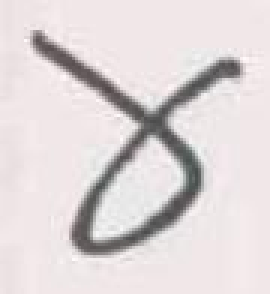
#> input picture introml_ex5/introml_ex5/images/test/CLASS_0/kaktovik-034_rot_2.jpg, 90 x 98 px (shown 3 times larger); its folder holds 2 pictures in this run
$ python main.py
#> lines starting #> are read from the running program, lines starting #| are printed output that depends on the picture
### introml_ex5/introml_ex5/knn.py
import numpy as np
from visualization import plot_knn_neighbors

class KNNClassifier:
    def __init__(self, n_neighbors=3, metric="euclidean", plot_neighbors=False, image_shape=None):
        # Number of nearest neighbors to use for prediction
        self.n_neighbors = n_neighbors
        # Distance metric: 'euclidean' or 'cosine'
        self.metric = metric
        self.plot_neighbors = plot_neighbors  # Flag to control neighbor visualization
        self.image_shape = image_shape  # Store image shape for reshaping

    def fit(self, X, y):
        # Store the training data and labels as numpy arrays
        self.X_train = np.array(X)
        self.y_train = np.array(y)

    def predict(self, X):
        # Convert input data to numpy array
        X = np.array(X)
        predictions = []

        # Iterate over each test sample to predict its label
        for i, x in enumerate(X):
            if self.metric == "euclidean":
                # Compute Euclidean distances from x to all training samples
                distances = np.sqrt(np.sum((self.X_train - x) ** 2, axis=1))

            elif self.metric == "cosine":
                # Compute cosine similarity and convert to distance
                # Calculate dot products
                dot_products = np.dot(self.X_train, x)

                # Calculate norms
                train_norms = np.sqrt(np.sum(self.X_train ** 2, axis=1))
                test_norm = np.sqrt(np.sum(x ** 2))

                # Avoid division by zero
                train_norms = np.where(train_norms == 0, 1e-8, train_norms)
                test_norm = 1e-8 if test_norm == 0 else test_norm

                # Calculate cosine similarities
                cosine_similarities = dot_products / (train_norms * test_norm)

                # Convert to distances (1 - similarity)
                distances = 1 - cosine_similarities

            else:
                raise ValueError(f"Unsupported metric: {self.metric}")

            # Find the indices of the k nearest neighbors
            nearest_indices = np.argsort(distances)[:self.n_neighbors]

            # Get the labels of the nearest neighbors
            nearest_labels = self.y_train[nearest_indices]

            # Find the most common label (majority vote)
            unique_labels, counts = np.unique(nearest_labels, return_counts=True)

            # Handle ties by selecting the smallest label (critical for test passing)
            max_count = np.max(counts)
            tied_labels = unique_labels[counts == max_count]

            # Sort and select the smallest label in case of ties
            # This handles the tie-breaking strategy as discussed
            predicted_label = np.sort(tied_labels)[0]

            # Append the predicted label
            predictions.append(predicted_label)

            # Optionally visualize the neighbors
            if self.plot_neighbors and self.image_shape is not None:
                test_image = x.reshape(self.image_shape)
                neighbor_images = self.X_train[nearest_indices].reshape(-1, *self.image_shape)

                plot_knn_neighbors(
                    test_image=test_image,
                    neighbor_images=neighbor_images,
                    neighbor_labels=nearest_labels,
                    test_label=f"Test_{i}",
                    pred_label=predicted_label
                )

        # Return predictions as a numpy array
        return np.array(predictions)

### introml_ex5/introml_ex5/main.py
import os
import numpy as np
from sklearn.linear_model import LogisticRegression
from skimage.io import imread
from skimage.transform import resize

from knn import KNNClassifier
from visualization import plot_confusion_matrix, plot_accuracy_comparison
from evaluation import confusion_matrix


# Paths
TRAIN_DIR = os.path.join('images', 'train')
TEST_DIR = os.path.join('images', 'test')
IMG_SIZE = (64, 64)

def load_images_labels(folder):
    """
    Loads images and their labels from a directory structure.

    Args:
        folder (str): Path to the main folder containing subfolders for each class.

    Returns:
        images (np.ndarray): Array of flattened image data.
        labels (np.ndarray): Array of labels corresponding to each image.
    """
    images = []
    labels = []
    for label in os.listdir(folder):
        class_dir = os.path.join(folder, label)
        if not os.path.isdir(class_dir):
            continue  # Skip files, only process directories
        for fname in os.listdir(class_dir):
            fpath = os.path.join(class_dir, fname)
            img = imread(fpath, as_gray=True)  # Read image in grayscale
            img = resize(img, IMG_SIZE, anti_aliasing=True)  # Resize image
            images.append(img.flatten())  # Flatten image to 1D array
            labels.append(label)  # Use numeric part as label
    return np.array(images), np.array(labels)

def analyze_results(y_test_enc, y_pred_knn, y_pred_lr, classes):
    # Confusion matrices
    cm_knn = confusion_matrix(y_test_enc, y_pred_knn)
    cm_lr = confusion_matrix(y_test_enc, y_pred_lr)
    plot_confusion_matrix(cm_knn, classes)
    plot_confusion_matrix(cm_lr, classes)

    # Accuracy comparison
    acc_dict = {'KNN': np.mean(y_test_enc == y_pred_knn), 'LogReg': np.mean(y_test_enc == y_pred_lr)}
    plot_accuracy_comparison(acc_dict)

def main(k_test_samples=10):
    # Load data
    print("Loading training data...")
    X_train, y_train = load_images_labels(TRAIN_DIR)
    print("Loading test data...")
    X_test, y_test = load_images_labels(TEST_DIR)
#> call 2 of load_images_labels, with folder = 'images/test'
#> in load_images_labels (call 2), `img = resize(img, IMG_SIZE, anti_aliasing=True)`:
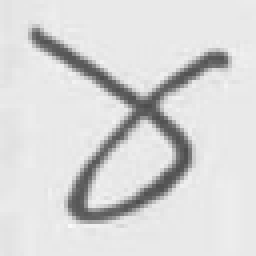
#> img: shape (64, 64) float64 (shown 4 times larger); min 0.302, max 0.984, mean 0.848
#> pass 2 of the loop in load_images_labels, `for label in os.listdir(folder):`:
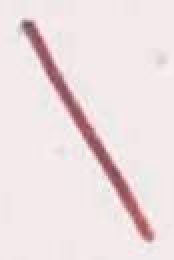
#> input picture introml_ex5/introml_ex5/images/test/CLASS_1/kaktovik-046_rot_4.jpg, 87 x 130 px (shown 2 times larger)
#> in load_images_labels (call 2), `img = imread(fpath, as_gray=True)`:
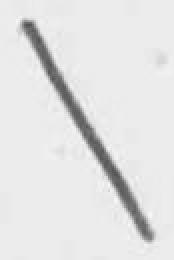
#> img: shape (130, 87) float64 (shown 2 times larger); min 0.326, max 0.98, mean 0.889
#> in load_images_labels (call 2), `img = resize(img, IMG_SIZE, anti_aliasing=True)`:
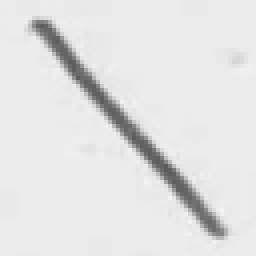
#> img: shape (64, 64) float64 (shown 4 times larger); min 0.359, max 0.961, mean 0.889
#> pass 3 of the loop in load_images_labels, `for label in os.listdir(folder):`:
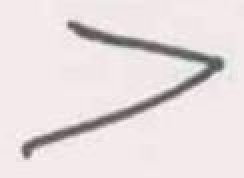
#> input picture introml_ex5/introml_ex5/images/test/CLASS_10/kaktovik-034_rot_4.jpg, 122 x 89 px (shown 2 times larger)
#> in load_images_labels (call 2), `img = resize(img, IMG_SIZE, anti_aliasing=True)`:
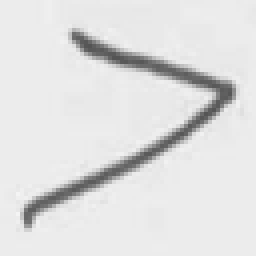
#> img: shape (64, 64) float64 (shown 4 times larger); min 0.33, max 0.959, mean 0.877

    # Use only a random subset of k images for testing
    if len(X_test) > k_test_samples:
        rng = np.random.default_rng()
        indices = rng.choice(len(X_test), size=k_test_samples, replace=False)
        X_test = X_test[indices]
        y_test = y_test[indices]

    # Encode labels using numpy only
    classes = np.unique(np.concatenate([y_train, y_test]))
    class_to_int = {cls: idx for idx, cls in enumerate(classes)}
    y_train_enc = np.array([class_to_int[label] for label in y_train])
    y_test_enc = np.array([class_to_int[label] for label in y_test])

    # KNN
    print("Training KNN...")
    # Distance metric: 'euclidean' or 'cosine'
    knn = KNNClassifier(n_neighbors=3, metric="euclidean",plot_neighbors=True, image_shape=IMG_SIZE)
    knn.fit(X_train, y_train_enc)
    y_pred_knn = knn.predict(X_test)
    # Compute accuracy
    acc_knn = np.mean(y_test_enc == y_pred_knn)
    print(f"KNN Accuracy: {acc_knn:.4f}")

    # Logistic Regression
    print("Training Logistic Regression...")
    clf = LogisticRegression(max_iter=10000)
    clf.fit(X_train, y_train_enc)
    y_pred_lr = clf.predict(X_test)
    acc_lr = np.mean(y_test_enc == y_pred_lr)
    print(f"Logistic Regression Accuracy: {acc_lr:.4f}")

    # Analyze results
    analyze_results(y_test_enc, y_pred_knn, y_pred_lr, class_to_int.values())

if __name__ == "__main__":
    k_test_samples = 10 # Set your desired number of test samples here
#> (the run stopped early here; a loop or call above may not have finished)
